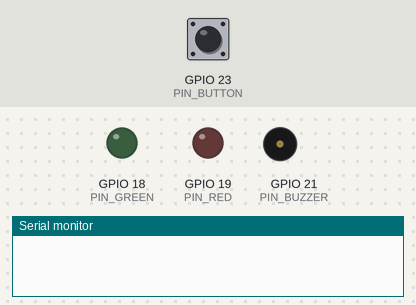
A sketch run on a simulated ESP32. Shown: output pins drawn as LEDs (lit = HIGH), buzzer (waves = sounding, pin HIGH), the last lines printed to the serial monitor. The inputs (shaded band) are chosen by the test bench; at power-on: GPIO 23 (PIN_BUTTON) HIGH. WiFi joins after 1.5 s; servers stay silent unless stated; the local clock reads 2024-03-15 10:24:30 at power-on unless the sketch sets it.

Above: at 0.1 s.
At 12.4 s:
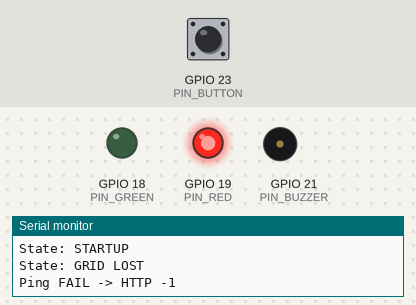
12.5 s: GPIO 23 (PIN_BUTTON) pulled LOW for 0.15 s
At 13.1 s:
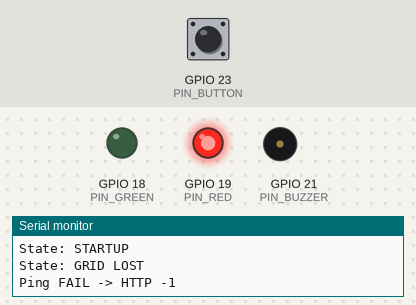
Timing chart, 0 to 15.5 s (numbered marks = the images above; inputs shaded):
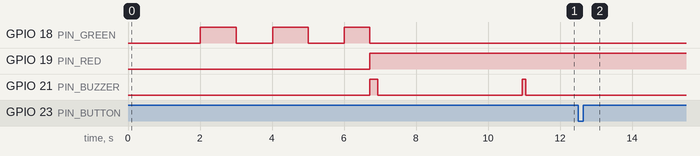

Measured:
- after the input at 12.5 s, GPIO 21 (PIN_BUZZER): stops changing and stays LOW

The sketch:

boardB.ino
```cpp
#include <WiFi.h>
#include <WiFiUdp.h>
#include <WiFiClientSecure.h>
#include <HTTPClient.h>
#include <time.h>

// ---------- SETTINGS ----------
const char* WIFI_SSID = "...";
const char* WIFI_PASS = "...";

const char* HC_URL = "...";

const char* TOKEN = "0123456789";

const uint16_t UDP_PORT = 4210;

const long GMT_OFFSET_SEC = 2 * 3600;  // Україна взимку (UTC+2)
const int DAYLIGHT_OFFSET_SEC = 0;     // взимку = 0
const char* NTP_SERVER = "pool.ntp.org";

const unsigned long LOST_AFTER_MS = 20000;      // no packets for 20 s -> grid lost
const unsigned long STARTUP_GRACE_MS = 5000;    // wait after boot before alarming
const unsigned long PING_INTERVAL_MS = 300000;  // heartbeat to healthchecks.io

const int PIN_GREEN = 18;
const int PIN_RED = 19;
const int PIN_BUZZER = 21;
const int PIN_BUTTON = 23;  // to GND, internal pull-up

const int TIME_OFF = 22;
const int TIME_ON = 8;

// A 50 ms HIGH pulse is barely noticeable on an active buzzer.  Keep the
// existing "short alarm / long pause" behaviour, but make the alarm audible.
const int ALARM_TIME_ON = 100;
const int ALARM_TIME_OFF = 4000;

// ---------- STATE ----------
enum State { ST_STARTUP,
             ST_OK,
             ST_LOST,
             ST_NO_WIFI };

WiFiUDP udp;
bool udpStarted = false;
bool haveHeard = false;
bool wifiWasOk = false;
bool muted = false;
bool isNight = false;

unsigned long lastPacket = 0;
unsigned long graceUntil = 0;
unsigned long lastPing = 0;
unsigned long lastBeepToggle = 0;

bool beepState = false;
bool welcomeBeepDone = true;
int welcomeBeepCount = 0;

State state = ST_STARTUP;
State prevState = ST_NO_WIFI;

const char* stateName(State s) {
  switch (s) {
    case ST_STARTUP: return "STARTUP";
    case ST_OK: return "GRID OK";
    case ST_LOST: return "GRID LOST";
    default: return "NO WI-FI";
  }
}

bool checkNight() {
  struct tm timeinfo;
  if (!getLocalTime(&timeinfo)) {
    return false;  // якщо час невідомий — вважаємо день
  }
  int hour = timeinfo.tm_hour;
  return (hour >= TIME_OFF || hour < TIME_ON);
}

void sendPing(bool ok) {
  if (strstr(HC_URL, "YOUR-UUID")) {
    Serial.println("Healthchecks URL not set, skipping ping");
    return;
  }

  Serial.println();

  WiFiClientSecure client;
  client.setInsecure();
  HTTPClient http;
  String url = String(HC_URL) + (ok ? "" : "/fail");
  if (http.begin(client, url)) {
    http.setTimeout(5000);
    int code = http.GET();
    Serial.printf("Ping %s -> HTTP %d\n", ok ? "OK" : "FAIL", code);
    http.end();
  } else {
    Serial.println("Ping: could not start HTTP request");
  }
}

void setup() {
  Serial.begin(115200);
  pinMode(PIN_GREEN, OUTPUT);
  pinMode(PIN_RED, OUTPUT);
  pinMode(PIN_BUZZER, OUTPUT);
  pinMode(PIN_BUTTON, INPUT_PULLUP);
  digitalWrite(PIN_GREEN, LOW);
  digitalWrite(PIN_RED, LOW);
  digitalWrite(PIN_BUZZER, LOW);

  WiFi.mode(WIFI_STA);
  WiFi.disconnect(true);
  delay(200);
  WiFi.setAutoReconnect(true);
  WiFi.begin(WIFI_SSID, WIFI_PASS);

  Serial.print("Connecting to Wi-Fi");
  unsigned long t = millis();
  while (WiFi.status() != WL_CONNECTED && millis() - t < 30000) {
    delay(500);
    Serial.print(".");
  }
  Serial.println();

  if (WiFi.status() == WL_CONNECTED) {
    Serial.print("Connected. IP address: ");
    Serial.println(WiFi.localIP());

    // Налаштування часу
    configTime(GMT_OFFSET_SEC, DAYLIGHT_OFFSET_SEC, NTP_SERVER);
    Serial.println("Waiting for NTP time...");
    struct tm timeinfo;
    if (getLocalTime(&timeinfo, 10000)) {
      Serial.println(&timeinfo, "Time set: %H:%M:%S");
    } else {
      Serial.println("Failed to get time from NTP");
    }
  } else {
    Serial.println("Not connected yet, will keep trying in background");
  }

  graceUntil = millis() + STARTUP_GRACE_MS;
}

void loop() {
  unsigned long now = millis();
  bool wifiOk = (WiFi.status() == WL_CONNECTED);

  isNight = checkNight();

  // debug
  // static unsigned long lastDiag = 0;
  // if (now - lastDiag > 3000) {
  //   lastDiag = now;
  //   Serial.printf(
  //     "DEBUG: State=%s muted=%d button=%d isNight=%d beepState=%d\n",
  //     stateName(state), muted, digitalRead(PIN_BUTTON), isNight, beepState
  //   );
  // }

  if (wifiOk && !udpStarted) {
    udp.begin(UDP_PORT);
    udpStarted = true;
    Serial.println("Listening for UDP packets");
  }
  if (wifiOk && !wifiWasOk) {
    Serial.println("Wi-Fi connected");
    if (haveHeard) graceUntil = now + LOST_AFTER_MS;
  }
  if (!wifiOk && wifiWasOk) Serial.println("Wi-Fi lost");
  wifiWasOk = wifiOk;

  // receive packets from board A
  if (udpStarted && wifiOk) {
    while (udp.parsePacket() > 0) {
      char buf[64];
      int n = udp.read(buf, sizeof(buf) - 1);
      if (n < 0) n = 0;
      buf[n] = 0;
      if (strcmp(buf, TOKEN) == 0) {
        lastPacket = now;
        haveHeard = true;
      }
    }
  }

  // decide state
  bool heardRecently = haveHeard && (now - lastPacket < LOST_AFTER_MS);
  bool inGrace = (long)(graceUntil - now) > 0;
  if (!wifiOk) state = ST_NO_WIFI;
  else if (heardRecently) state = ST_OK;
  else if (inGrace) state = ST_STARTUP;
  else state = ST_LOST;

  bool pingNow = false;
  if (state != prevState) {
    Serial.printf("State: %s\n", stateName(state));
    if (state == ST_OK) {
      muted = false;
      welcomeBeepDone = false;
      welcomeBeepCount = 0;
      lastBeepToggle = now;
      beepState = false;
    }
    if (state == ST_LOST) {
      lastBeepToggle = now;
      beepState = true;
      // Start the first alarm pulse immediately.  Previously beepState was
      // set to true but the output was left LOW; the next scheduled change
      // turned it LOW again, so the first audible pulse was delayed 4 seconds.
      if (!muted && !isNight) digitalWrite(PIN_BUZZER, HIGH);
    }
    if (state == ST_OK || state == ST_LOST) pingNow = true;
    prevState = state;
  }

  // mute button
  if (state == ST_LOST && digitalRead(PIN_BUTTON) == LOW) muted = true;

  // outputs
  bool blink = ((now / 1000) % 2) == 0;

  switch (state) {
    case ST_OK:
      digitalWrite(PIN_GREEN, HIGH);
      digitalWrite(PIN_RED, LOW);

      // Короткі писки при появі мережі (тільки один раз)
      if (!welcomeBeepDone) {
        if (welcomeBeepCount < 6) {
          if (now - lastBeepToggle >= 100) {
            lastBeepToggle = now;
            beepState = !beepState;
            digitalWrite(PIN_BUZZER, beepState ? HIGH : LOW);
            if (!beepState) welcomeBeepCount++;
          }
        } else {
          digitalWrite(PIN_BUZZER, LOW);
          welcomeBeepDone = true;
        }
      } else {
        digitalWrite(PIN_BUZZER, LOW);
      }
      break;

    case ST_LOST:
      digitalWrite(PIN_GREEN, LOW);
      digitalWrite(PIN_RED, HIGH);

      // Довгі сигнали тільки вдень і якщо не натиснута кнопка
      if (!muted && !isNight) {
        if (now - lastBeepToggle >= (beepState ? ALARM_TIME_ON : ALARM_TIME_OFF)) {
          lastBeepToggle = now;
          beepState = !beepState;
          digitalWrite(PIN_BUZZER, beepState ? HIGH : LOW);
        }
      } else {
        digitalWrite(PIN_BUZZER, LOW);
      }
      break;

    case ST_STARTUP:
      digitalWrite(PIN_GREEN, blink ? HIGH : LOW);
      digitalWrite(PIN_RED, LOW);
      digitalWrite(PIN_BUZZER, LOW);
      welcomeBeepDone = false;
      welcomeBeepCount = 0;
      break;

    default:  // NO_WIFI
      digitalWrite(PIN_GREEN, blink ? HIGH : LOW);
      digitalWrite(PIN_RED, blink ? LOW : HIGH);
      digitalWrite(PIN_BUZZER, LOW);
      break;
  }

  // healthchecks.io
  if (wifiOk && (state == ST_OK || state == ST_LOST) && (pingNow || now - lastPing >= PING_INTERVAL_MS)) {
    lastPing = now;
    sendPing(state == ST_OK);
  }

  delay(20);
}
```
